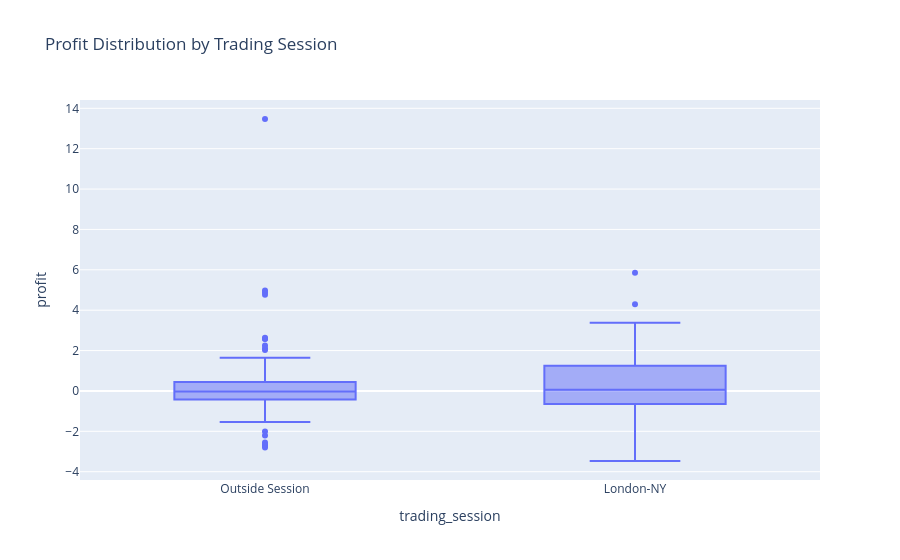
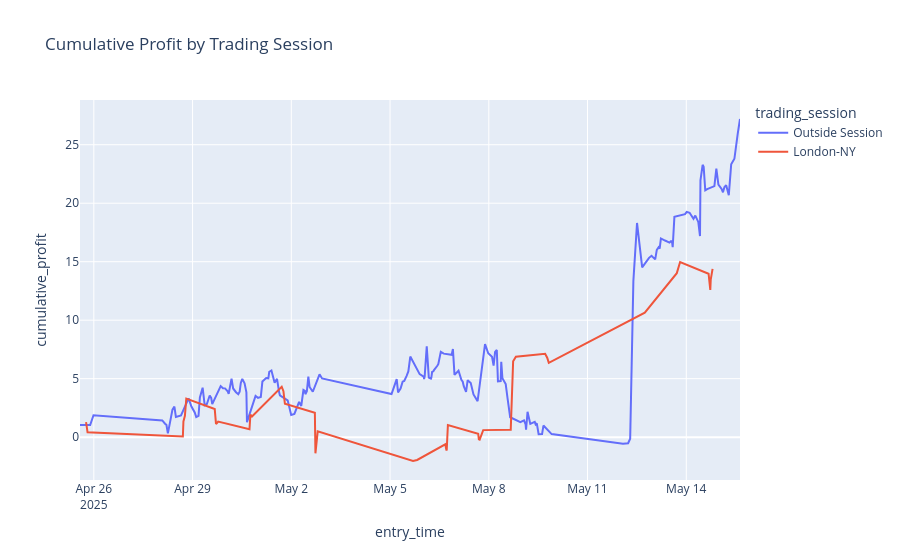

Write notebook code for charts like these, in order.
### Code cell
# Visualize profit distribution by session
fig = px.box(df, x='trading_session', y='profit',
             title='Profit Distribution by Trading Session')
fig.show()

# Cumulative profit by session
df['cumulative_profit'] = df.groupby('trading_session')['profit'].cumsum()
fig = px.line(df, x='entry_time', y='cumulative_profit', color='trading_session',
              title='Cumulative Profit by Trading Session')
fig.show()

# Win rate analysis
session_win_rates = df.groupby(['trading_session', df['profit'] > 0]).size().unstack()
session_win_rates['win_rate'] = session_win_rates[True] / session_win_rates.sum(axis=1) * 100
print("\nWin Rates by Session:")
print(session_win_rates['win_rate'].round(2))

### Figure 1 — Plotly figure (JSON) as saved in the notebook; plotly's stock layout.template omitted (floating-point values rounded to 4 significant figures; data arrays with more than 128 entries replaced by an {"elided": "..."} marker saying what was removed)
{"data": [{"alignmentgroup": "True", "hovertemplate": "trading_session=%{x}<br>profit=%{y}<extra></extra>", "legendgroup": "", "marker": {"color": "#636efa"}, "name": "", "notched": false, "offsetgroup": "", "orientation": "v", "showlegend": false, "type": "box", "x": {"elided": "222 str values"}, "x0": " ", "xaxis": "x", "y": {"elided": "222 float values"}, "y0": " ", "yaxis": "y"}], "layout": {"boxmode": "group", "legend": {"tracegroupgap": 0}, "title": {"text": "Profit Distribution by Trading Session"}, "xaxis": {"anchor": "y", "domain": [0, 1], "title": {"text": "trading_session"}}, "yaxis": {"anchor": "x", "domain": [0, 1], "title": {"text": "profit"}}}}

### Figure 2 — Plotly figure (JSON) as saved in the notebook; plotly's stock layout.template omitted (floating-point values rounded to 4 significant figures; data arrays with more than 128 entries replaced by an {"elided": "..."} marker saying what was removed)
{"data": [{"hovertemplate": "trading_session=Outside Session<br>entry_time=%{x}<br>cumulative_profit=%{y}<extra></extra>", "legendgroup": "Outside Session", "line": {"color": "#636efa", "dash": "solid"}, "marker": {"symbol": "circle"}, "mode": "lines", "name": "Outside Session", "orientation": "v", "showlegend": true, "type": "scatter", "x": {"elided": "180 str values"}, "xaxis": "x", "y": {"elided": "180 float values"}, "yaxis": "y"}, {"hovertemplate": "trading_session=London-NY<br>entry_time=%{x}<br>cumulative_profit=%{y}<extra></extra>", "legendgroup": "London-NY", "line": {"color": "#EF553B", "dash": "solid"}, "marker": {"symbol": "circle"}, "mode": "lines", "name": "London-NY", "orientation": "v", "showlegend": true, "type": "scatter", "x": ["2025-04-25T18:20:00.000000000", "2025-04-25T19:25:00.000000000", "2025-04-28T16:55:00.000000000", "2025-04-28T17:20:00.000000000", "2025-04-28T18:25:00.000000000", "2025-04-28T19:25:00.000000000", "2025-04-29T16:10:00.000000000", "2025-04-29T17:05:00.000000000", "2025-04-29T17:40:00.000000000", "2025-04-29T18:40:00.000000000", "2025-04-30T17:30:00.000000000", "2025-04-30T18:10:00.000000000", "2025-04-30T19:20:00.000000000", "2025-05-01T17:00:00.000000000", "2025-05-01T18:15:00.000000000", "2025-05-01T19:20:00.000000000", "2025-05-02T17:10:00.000000000", "2025-05-02T17:35:00.000000000", "2025-05-02T19:15:00.000000000", "2025-05-05T16:45:00.000000000", "2025-05-05T19:45:00.000000000", "2025-05-06T16:15:00.000000000", "2025-05-06T17:10:00.000000000", "2025-05-06T17:20:00.000000000", "2025-05-06T18:10:00.000000000", "2025-05-07T16:15:00.000000000", "2025-05-07T16:45:00.000000000", "2025-05-07T17:20:00.000000000", "2025-05-07T19:55:00.000000000", "2025-05-08T16:00:00.000000000", "2025-05-08T17:45:00.000000000", "2025-05-08T19:45:00.000000000", "2025-05-09T17:05:00.000000000", "2025-05-09T18:35:00.000000000", "2025-05-09T19:45:00.000000000", "2025-05-12T17:45:00.000000000", "2025-05-13T17:05:00.000000000", "2025-05-13T19:30:00.000000000", "2025-05-14T16:15:00.000000000", "2025-05-14T17:30:00.000000000", "2025-05-14T17:50:00.000000000", "2025-05-14T19:10:00.000000000"], "xaxis": "x", "y": [1.28, 0.42, 0.06, 1.34, 1.83, 3.3, 2.4, 1.13, 1.18, 1.33, 0.68, 1.93, 1.77, 4.31, 3.93, 2.85, 2.09, -1.38, 0.49, -2.04, -1.95, -0.62, -1.14, -1.07, 1.04, 0.29, -0.18, -0.21, 0.6, 0.64, 6.49, 6.88, 7.13, 6.79, 6.35, 10.64, 14.02, 14.97, 13.97, 12.58, 13.47, 14.39], "yaxis": "y"}], "layout": {"legend": {"title": {"text": "trading_session"}, "tracegroupgap": 0}, "title": {"text": "Cumulative Profit by Trading Session"}, "xaxis": {"anchor": "y", "domain": [0, 1], "title": {"text": "entry_time"}}, "yaxis": {"anchor": "x", "domain": [0, 1], "title": {"text": "cumulative_profit"}}}}
